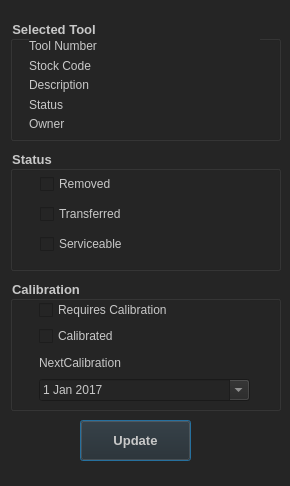
<?xml version="1.0" encoding="UTF-8"?>
<ui version="4.0">
 <class>ToolsManager</class>
 <widget class="QDialog" name="ToolsManager">
  <property name="geometry">
   <rect>
    <x>0</x>
    <y>0</y>
    <width>290</width>
    <height>486</height>
   </rect>
  </property>
  <property name="focusPolicy">
   <enum>Qt::ClickFocus</enum>
  </property>
  <property name="windowTitle">
   <string>ToolManager</string>
  </property>
  <property name="windowOpacity">
   <double>1.000000000000000</double>
  </property>
  <property name="styleSheet">
   <string notr="true">background-color:rgb(37,37,37);
color:rgb(200,200,200)</string>
  </property>
  <widget class="QWidget" name="gridLayoutWidget">
   <property name="geometry">
    <rect>
     <x>29</x>
     <y>39</y>
     <width>231</width>
     <height>91</height>
    </rect>
   </property>
   <layout class="QGridLayout" name="gridLayout">
    <item row="2" column="0">
     <widget class="QLabel" name="label_4">
      <property name="text">
       <string>Description</string>
      </property>
     </widget>
    </item>
    <item row="1" column="0">
     <widget class="QLabel" name="label">
      <property name="text">
       <string>Stock Code</string>
      </property>
     </widget>
    </item>
    <item row="0" column="0">
     <widget class="QLabel" name="label_2">
      <property name="text">
       <string>Tool Number</string>
      </property>
     </widget>
    </item>
    <item row="2" column="1">
     <widget class="QLabel" name="descLbl">
      <property name="text">
       <string/>
      </property>
     </widget>
    </item>
    <item row="3" column="0">
     <widget class="QLabel" name="label_3">
      <property name="text">
       <string>Status</string>
      </property>
     </widget>
    </item>
    <item row="1" column="1">
     <widget class="QLabel" name="stockCodeLbl"/>
    </item>
    <item row="3" column="1">
     <widget class="QLabel" name="statusLbl">
      <property name="text">
       <string/>
      </property>
     </widget>
    </item>
    <item row="0" column="1">
     <widget class="QLabel" name="toolNumLbl"/>
    </item>
    <item row="4" column="0">
     <widget class="QLabel" name="label_6">
      <property name="text">
       <string>Owner</string>
      </property>
     </widget>
    </item>
    <item row="4" column="1">
     <widget class="QLabel" name="ownerLbl">
      <property name="text">
       <string/>
      </property>
     </widget>
    </item>
   </layout>
  </widget>
  <widget class="QGroupBox" name="groupBox">
   <property name="geometry">
    <rect>
     <x>10</x>
     <y>20</y>
     <width>271</width>
     <height>121</height>
    </rect>
   </property>
   <property name="font">
    <font>
     <pointsize>10</pointsize>
     <weight>75</weight>
     <bold>true</bold>
    </font>
   </property>
   <property name="title">
    <string>Selected Tool</string>
   </property>
  </widget>
  <widget class="QGroupBox" name="groupBox_2">
   <property name="geometry">
    <rect>
     <x>10</x>
     <y>150</y>
     <width>271</width>
     <height>121</height>
    </rect>
   </property>
   <property name="font">
    <font>
     <pointsize>10</pointsize>
     <weight>75</weight>
     <bold>true</bold>
    </font>
   </property>
   <property name="title">
    <string>Status</string>
   </property>
   <widget class="QWidget" name="gridLayoutWidget_2">
    <property name="geometry">
     <rect>
      <x>30</x>
      <y>20</y>
      <width>213</width>
      <height>91</height>
     </rect>
    </property>
    <layout class="QGridLayout" name="gridLayout_2">
     <item row="6" column="0">
      <widget class="QCheckBox" name="serviceableCheckBox">
       <property name="text">
        <string>Serviceable</string>
       </property>
      </widget>
     </item>
     <item row="4" column="0">
      <widget class="QCheckBox" name="missingCheckBox">
       <property name="text">
        <string>Removed</string>
       </property>
      </widget>
     </item>
     <item row="5" column="0">
      <widget class="QCheckBox" name="transferredCheckBox">
       <property name="text">
        <string>Transferred</string>
       </property>
      </widget>
     </item>
    </layout>
   </widget>
  </widget>
  <widget class="QGroupBox" name="groupBox_3">
   <property name="geometry">
    <rect>
     <x>10</x>
     <y>280</y>
     <width>271</width>
     <height>131</height>
    </rect>
   </property>
   <property name="font">
    <font>
     <pointsize>10</pointsize>
     <weight>75</weight>
     <bold>true</bold>
    </font>
   </property>
   <property name="title">
    <string>Calibration</string>
   </property>
   <widget class="QWidget" name="gridLayoutWidget_3">
    <property name="geometry">
     <rect>
      <x>29</x>
      <y>20</y>
      <width>211</width>
      <height>101</height>
     </rect>
    </property>
    <layout class="QGridLayout" name="gridLayout_3">
     <item row="0" column="0">
      <widget class="QCheckBox" name="requiresCalibCheckBox">
       <property name="font">
        <font>
         <weight>50</weight>
         <bold>false</bold>
        </font>
       </property>
       <property name="text">
        <string>Requires Calibration</string>
       </property>
      </widget>
     </item>
     <item row="1" column="0">
      <widget class="QCheckBox" name="calibratedCheckBox">
       <property name="font">
        <font>
         <weight>50</weight>
         <bold>false</bold>
        </font>
       </property>
       <property name="text">
        <string>Calibrated</string>
       </property>
      </widget>
     </item>
     <item row="3" column="0">
      <widget class="QDateEdit" name="calibrationDateEdit">
       <property name="font">
        <font>
         <weight>50</weight>
         <bold>false</bold>
        </font>
       </property>
       <property name="calendarPopup">
        <bool>true</bool>
       </property>
       <property name="date">
        <date>
         <year>2017</year>
         <month>1</month>
         <day>1</day>
        </date>
       </property>
      </widget>
     </item>
     <item row="2" column="0">
      <widget class="QLabel" name="label_5">
       <property name="font">
        <font>
         <weight>50</weight>
         <bold>false</bold>
        </font>
       </property>
       <property name="text">
        <string>NextCalibration</string>
       </property>
      </widget>
     </item>
    </layout>
   </widget>
  </widget>
  <widget class="QPushButton" name="updateBtn">
   <property name="geometry">
    <rect>
     <x>80</x>
     <y>420</y>
     <width>111</width>
     <height>41</height>
    </rect>
   </property>
   <property name="font">
    <font>
     <pointsize>10</pointsize>
     <weight>75</weight>
     <bold>true</bold>
    </font>
   </property>
   <property name="text">
    <string>Update</string>
   </property>
  </widget>
  <zorder>groupBox_3</zorder>
  <zorder>groupBox_2</zorder>
  <zorder>groupBox</zorder>
  <zorder>gridLayoutWidget</zorder>
  <zorder>updateBtn</zorder>
 </widget>
 <resources/>
 <connections/>
</ui>
